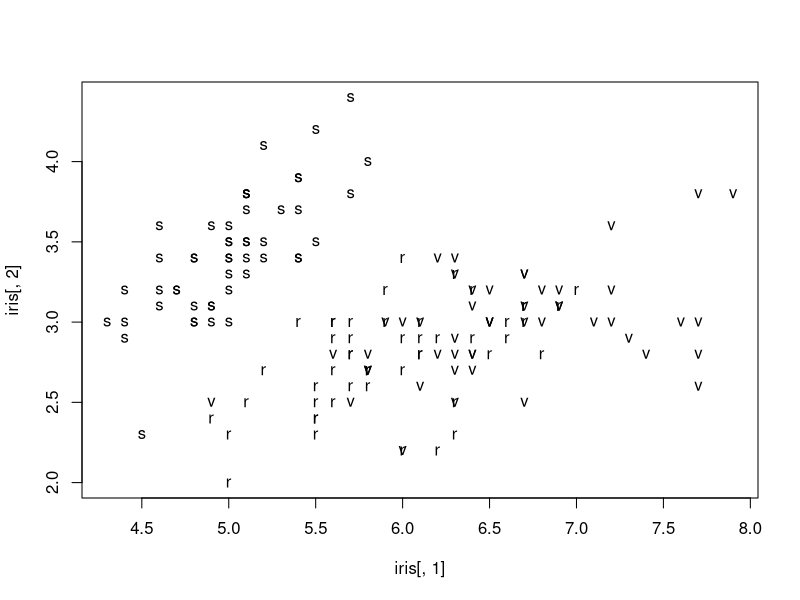

The R script that drew this image:
# A multivariate Gaussian classifier applied to the Fisher iris data.   The prior probabilities are taken to be equal since the three classes
# appear in equal measure.  Really this is probabably because the data were collected to represent the three classes equally, so one can
# think of this as maximum likelihood classification rather than an optimal Bayes classifier.  

# In this problem we get about the same results when we test on the training data as when we test on data separate from the training.  
# In general you should expect your generalization error (the error on data other than the training) to be worse than what is
# exhibited on the training set since the parameters were tuned for your training set.  But the degree to which it is worse
# will depend on the flexibility of your classifier.  A classifier that learns only a few parameters, such as the Gaussian classifiers
# here, shouldn't be much worse in generalization since they don't have much ability to overfit the training data.

data(iris);
f = 4;

virg = iris[iris[,5] == "virginica",1:f]
mv = as.matrix(colMeans(virg));
Sv = as.matrix(cov(virg))
Cv = solve(Sv)
dv = det(Sv)

vers = iris[iris[,5] == "versicolor",1:f]
mr = as.matrix(colMeans(vers));
Sr = as.matrix(cov(vers))
Cr = solve(Sv)
dr = det(Sv)

seto = iris[iris[,5] == "setosa",1:f]
ms = as.matrix(colMeans(seto));
Ss = as.matrix(cov(seto))
Cs = solve(Sv)
ds = det(Sv)

n = dim(iris)[1];

plot(iris[,1],iris[,2],pch=' ');   # blank plot to set axes
points(virg[,1],virg[,2],pch='v')
points(seto[,1],seto[,2],pch='s')
points(vers[,1],vers[,2],pch='r')

l = rep(0,3);
for (i in 1:n) {
    x = t(as.matrix(iris[i,1:f]));
    l[1] = .5*log(ds) - .5*t(x-ms) %*% Cs %*% (x-ms)
    l[2] = .5*log(dr) - .5*t(x-mr) %*% Cr %*% (x-mr)
    l[3] = .5*log(dv) - .5* t(x-mv) %*% Cv %*% (x-mv)
   print(which.max(l))
}


